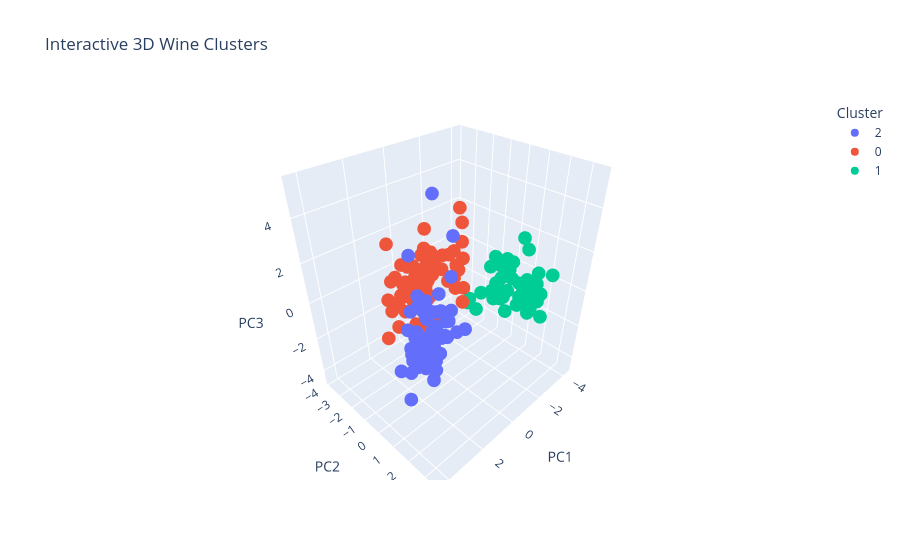

Write notebook code for a chart like this one.
### Markdown cell above
## 18. Bonus: Interactive 3D PCA

### Code cell
import plotly.express as px

pca3 = PCA(n_components=3).fit_transform(x_scaled)
plot3d = pd.DataFrame(pca3, columns=["PC1", "PC2", "PC3"])
plot3d["Cluster"] = df["Cluster"].astype(str)

px.scatter_3d(
    plot3d,
    x="PC1",
    y="PC2",
    z="PC3",
    color="Cluster",
    title="Interactive 3D Wine Clusters"
)
